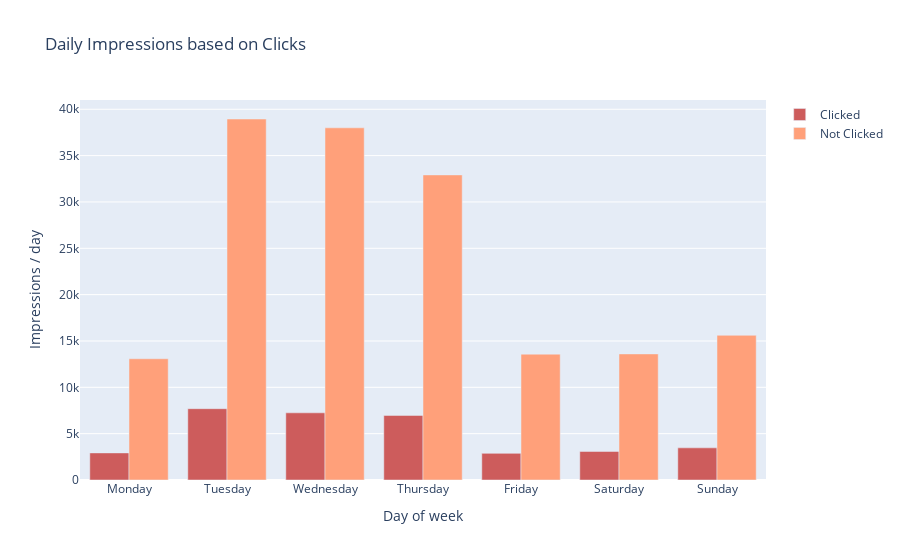

The notebook cell saved with this chart:
### Code cell
fig = go.Figure(data=[
    go.Bar(name='Clicked', x=impressions["day_of_week"], y=impressions[1], 
           hovertemplate='Day: %{x} <br>Clicks: %{y}', marker_color='indianred'),
    go.Bar(name='Not Clicked', x=impressions["day_of_week"], y=impressions[0], 
           hovertemplate='Day: %{x} <br>Clicks: %{y}', marker_color='lightsalmon')
])
# Change the bar mode
fig.update_layout(
    title = 'Daily Impressions based on Clicks',
    xaxis_title = "Day of week",
    yaxis_title = "Impressions / day",
    barmode='group',
    )
fig.show()

### Figure 1 — Plotly figure (JSON) as saved in the notebook; plotly's stock layout.template omitted (floating-point values rounded to 4 significant figures)
{"data": [{"hovertemplate": "Day: %{x} <br>Clicks: %{y}", "marker": {"color": "indianred"}, "name": "Clicked", "type": "bar", "x": ["Monday", "Tuesday", "Wednesday", "Thursday", "Friday", "Saturday", "Sunday"], "y": [2922, 7693, 7249, 6967, 2873, 3079, 3469]}, {"hovertemplate": "Day: %{x} <br>Clicks: %{y}", "marker": {"color": "lightsalmon"}, "name": "Not Clicked", "type": "bar", "x": ["Monday", "Tuesday", "Wednesday", "Thursday", "Friday", "Saturday", "Sunday"], "y": [13083, 38951, 37999, 32918, 13579, 13605, 15613]}], "layout": {"barmode": "group", "title": {"text": "Daily Impressions based on Clicks"}, "xaxis": {"title": {"text": "Day of week"}}, "yaxis": {"title": {"text": "Impressions / day"}}}}
